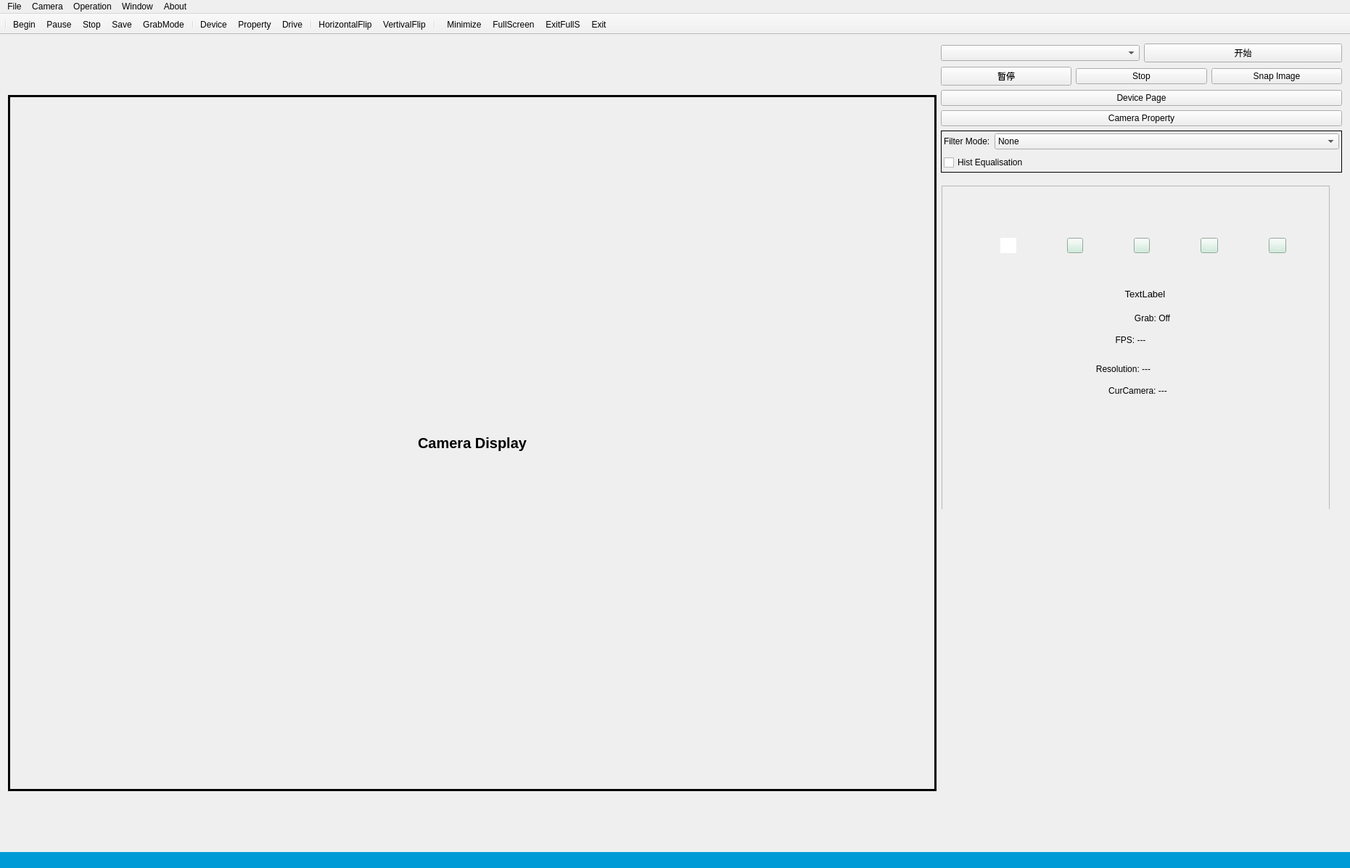
<?xml version="1.0" encoding="UTF-8"?>
<ui version="4.0">
 <class>Camera</class>
 <widget class="QMainWindow" name="Camera">
  <property name="geometry">
   <rect>
    <x>0</x>
    <y>0</y>
    <width>1861</width>
    <height>1197</height>
   </rect>
  </property>
  <property name="windowTitle">
   <string>Metal Wire Welding Console. Powered by W.R. HIT</string>
  </property>
  <property name="windowIcon">
   <iconset>
    <normaloff>Resources/Cool_Clash_Nepomuk_128px_1124521_easyicon.net.ico</normaloff>Resources/Cool_Clash_Nepomuk_128px_1124521_easyicon.net.ico</iconset>
  </property>
  <property name="tabShape">
   <enum>QTabWidget::Rounded</enum>
  </property>
  <widget class="QWidget" name="centralWidget">
   <layout class="QGridLayout" name="gridLayout_4">
    <item row="0" column="0" rowspan="3">
     <widget class="ImgLabel" name="imgLabel">
      <property name="minimumSize">
       <size>
        <width>1280</width>
        <height>960</height>
       </size>
      </property>
      <property name="maximumSize">
       <size>
        <width>1280</width>
        <height>960</height>
       </size>
      </property>
      <property name="font">
       <font>
        <family>Arial</family>
        <pointsize>15</pointsize>
        <weight>75</weight>
        <italic>false</italic>
        <bold>true</bold>
       </font>
      </property>
      <property name="autoFillBackground">
       <bool>false</bool>
      </property>
      <property name="frameShape">
       <enum>QFrame::Panel</enum>
      </property>
      <property name="lineWidth">
       <number>3</number>
      </property>
      <property name="midLineWidth">
       <number>1</number>
      </property>
      <property name="text">
       <string>Camera Display</string>
      </property>
      <property name="alignment">
       <set>Qt::AlignCenter</set>
      </property>
     </widget>
    </item>
    <item row="1" column="1">
     <widget class="ImageProc" name="lightControl" native="true">
      <widget class="QWidget" name="settingWidget" native="true">
       <property name="geometry">
        <rect>
         <x>-10</x>
         <y>0</y>
         <width>557</width>
         <height>960</height>
        </rect>
       </property>
       <layout class="QGridLayout" name="gridLayout_2">
        <item row="1" column="0">
         <widget class="QScrollArea" name="scrollArea">
          <property name="widgetResizable">
           <bool>true</bool>
          </property>
          <widget class="QWidget" name="scrollAreaWidgetContents">
           <property name="geometry">
            <rect>
             <x>0</x>
             <y>0</y>
             <width>537</width>
             <height>940</height>
            </rect>
           </property>
           <widget class="QWidget" name="buttonWidget" native="true">
            <property name="geometry">
             <rect>
              <x>10</x>
              <y>70</y>
              <width>539</width>
              <height>23</height>
             </rect>
            </property>
            <property name="styleSheet">
             <string notr="true"/>
            </property>
            <layout class="QGridLayout" name="gridLayout">
             <property name="leftMargin">
              <number>0</number>
             </property>
             <property name="topMargin">
              <number>0</number>
             </property>
             <property name="rightMargin">
              <number>0</number>
             </property>
             <property name="bottomMargin">
              <number>0</number>
             </property>
             <property name="spacing">
              <number>0</number>
             </property>
             <item row="1" column="2">
              <widget class="QToolButton" name="fullTool">
               <property name="styleSheet">
                <string notr="true">background:rgb(202,235,216);color: rgb(248, 248, 255);</string>
               </property>
               <property name="text">
                <string/>
               </property>
               <property name="icon">
                <iconset>
                 <normaloff>Resources/Full_Screen_128px_1145741_easyicon.net.ico</normaloff>Resources/Full_Screen_128px_1145741_easyicon.net.ico</iconset>
               </property>
               <property name="iconSize">
                <size>
                 <width>14</width>
                 <height>14</height>
                </size>
               </property>
              </widget>
             </item>
             <item row="1" column="3">
              <widget class="QToolButton" name="quitTool">
               <property name="styleSheet">
                <string notr="true">background:rgb(202,235,216);color: rgb(248, 248, 255);</string>
               </property>
               <property name="text">
                <string>...</string>
               </property>
               <property name="icon">
                <iconset>
                 <normaloff>Resources/Exit_Full_Screen_128px_1145742_easyicon.net.ico</normaloff>Resources/Exit_Full_Screen_128px_1145742_easyicon.net.ico</iconset>
               </property>
               <property name="iconSize">
                <size>
                 <width>14</width>
                 <height>14</height>
                </size>
               </property>
              </widget>
             </item>
             <item row="1" column="4">
              <widget class="QToolButton" name="exitTool">
               <property name="styleSheet">
                <string notr="true">background:rgb(202,235,216);color: rgb(248, 248, 255);</string>
               </property>
               <property name="text">
                <string>...</string>
               </property>
               <property name="icon">
                <iconset>
                 <normaloff>Resources/delete_exit_remove_72px_3782_easyicon.net.ico</normaloff>Resources/delete_exit_remove_72px_3782_easyicon.net.ico</iconset>
               </property>
               <property name="iconSize">
                <size>
                 <width>14</width>
                 <height>14</height>
                </size>
               </property>
              </widget>
             </item>
             <item row="1" column="1">
              <widget class="QToolButton" name="minimizeTool">
               <property name="styleSheet">
                <string notr="true">background:rgb(202,235,216);color: rgb(248, 248, 255);</string>
               </property>
               <property name="text">
                <string/>
               </property>
               <property name="icon">
                <iconset>
                 <normaloff>Resources/Minimize_128px_1178218_easyicon.net.ico</normaloff>Resources/Minimize_128px_1178218_easyicon.net.ico</iconset>
               </property>
               <property name="iconSize">
                <size>
                 <width>14</width>
                 <height>14</height>
                </size>
               </property>
              </widget>
             </item>
             <item row="1" column="0">
              <widget class="QToolButton" name="minimizeTool_2">
               <property name="styleSheet">
                <string notr="true">background:rgb(255,255,255);color: rgb(248, 248, 255);</string>
               </property>
               <property name="text">
                <string/>
               </property>
               <property name="icon">
                <iconset>
                 <normaloff>Resources/Cool_Clash_Nepomuk_128px_1124521_easyicon.net.ico</normaloff>Resources/Cool_Clash_Nepomuk_128px_1124521_easyicon.net.ico</iconset>
               </property>
               <property name="iconSize">
                <size>
                 <width>14</width>
                 <height>14</height>
                </size>
               </property>
               <property name="autoRaise">
                <bool>true</bool>
               </property>
              </widget>
             </item>
            </layout>
           </widget>
           <widget class="QPushButton" name="grabMode">
            <property name="geometry">
             <rect>
              <x>20</x>
              <y>170</y>
              <width>539</width>
              <height>24</height>
             </rect>
            </property>
            <property name="text">
             <string>Grab: Off</string>
            </property>
            <property name="icon">
             <iconset>
              <normaloff>Resources/Grab_128px_1186237_easyicon.net.ico</normaloff>Resources/Grab_128px_1186237_easyicon.net.ico</iconset>
            </property>
            <property name="iconSize">
             <size>
              <width>16</width>
              <height>16</height>
             </size>
            </property>
            <property name="flat">
             <bool>true</bool>
            </property>
           </widget>
           <widget class="QPushButton" name="cameraResolution">
            <property name="geometry">
             <rect>
              <x>-20</x>
              <y>240</y>
              <width>539</width>
              <height>24</height>
             </rect>
            </property>
            <property name="text">
             <string>Resolution: ---</string>
            </property>
            <property name="icon">
             <iconset>
              <normaloff>Resources/resolution_Monitors_Monitor_128px_515445_easyicon.net.ico</normaloff>Resources/resolution_Monitors_Monitor_128px_515445_easyicon.net.ico</iconset>
            </property>
            <property name="flat">
             <bool>true</bool>
            </property>
           </widget>
           <widget class="QPushButton" name="cameraModel">
            <property name="geometry">
             <rect>
              <x>0</x>
              <y>270</y>
              <width>539</width>
              <height>24</height>
             </rect>
            </property>
            <property name="text">
             <string>CurCamera: ---</string>
            </property>
            <property name="icon">
             <iconset>
              <normaloff>Resources/camera_digital_photography_72px_2_easyicon.net.ico</normaloff>Resources/camera_digital_photography_72px_2_easyicon.net.ico</iconset>
            </property>
            <property name="iconSize">
             <size>
              <width>16</width>
              <height>16</height>
             </size>
            </property>
            <property name="flat">
             <bool>true</bool>
            </property>
           </widget>
           <widget class="QPushButton" name="cameraFPS">
            <property name="geometry">
             <rect>
              <x>-10</x>
              <y>200</y>
              <width>539</width>
              <height>23</height>
             </rect>
            </property>
            <property name="text">
             <string>FPS: ---</string>
            </property>
            <property name="icon">
             <iconset>
              <normaloff>Resources/Chrome_Black_Frame_128px_1062903_easyicon.net.ico</normaloff>Resources/Chrome_Black_Frame_128px_1062903_easyicon.net.ico</iconset>
            </property>
            <property name="iconSize">
             <size>
              <width>15</width>
              <height>15</height>
             </size>
            </property>
            <property name="flat">
             <bool>true</bool>
            </property>
           </widget>
           <widget class="QLabel" name="timeLabel">
            <property name="geometry">
             <rect>
              <x>10</x>
              <y>140</y>
              <width>539</width>
              <height>16</height>
             </rect>
            </property>
            <property name="font">
             <font>
              <family>Arial</family>
              <pointsize>10</pointsize>
              <weight>50</weight>
              <italic>false</italic>
              <bold>false</bold>
             </font>
            </property>
            <property name="frameShape">
             <enum>QFrame::NoFrame</enum>
            </property>
            <property name="text">
             <string>TextLabel</string>
            </property>
            <property name="alignment">
             <set>Qt::AlignCenter</set>
            </property>
           </widget>
          </widget>
         </widget>
        </item>
       </layout>
      </widget>
     </widget>
    </item>
    <item row="0" column="1">
     <widget class="QWidget" name="cameraWidget" native="true">
      <property name="minimumSize">
       <size>
        <width>0</width>
        <height>170</height>
       </size>
      </property>
      <property name="maximumSize">
       <size>
        <width>16777215</width>
        <height>180</height>
       </size>
      </property>
      <layout class="QGridLayout" name="gridLayout_3">
       <property name="leftMargin">
        <number>0</number>
       </property>
       <property name="topMargin">
        <number>1</number>
       </property>
       <property name="rightMargin">
        <number>0</number>
       </property>
       <property name="bottomMargin">
        <number>1</number>
       </property>
       <item row="0" column="0">
        <layout class="QVBoxLayout" name="verticalLayout">
         <item>
          <layout class="QHBoxLayout" name="horizontalLayout">
           <item>
            <widget class="QComboBox" name="selectBox"/>
           </item>
           <item>
            <widget class="QPushButton" name="liveButton">
             <property name="text">
              <string>开始</string>
             </property>
            </widget>
           </item>
          </layout>
         </item>
         <item>
          <layout class="QHBoxLayout" name="horizontalLayout_2">
           <item>
            <widget class="QPushButton" name="pauseButton">
             <property name="text">
              <string>暂停</string>
             </property>
            </widget>
           </item>
           <item>
            <widget class="QPushButton" name="stopButton">
             <property name="text">
              <string>Stop</string>
             </property>
            </widget>
           </item>
           <item>
            <widget class="QPushButton" name="snapButton">
             <property name="text">
              <string>Snap Image</string>
             </property>
            </widget>
           </item>
          </layout>
         </item>
         <item>
          <widget class="QPushButton" name="deviceButton">
           <property name="text">
            <string>Device Page</string>
           </property>
          </widget>
         </item>
         <item>
          <widget class="QPushButton" name="settingButton">
           <property name="text">
            <string>Camera Property</string>
           </property>
          </widget>
         </item>
         <item>
          <widget class="QFrame" name="frame">
           <property name="frameShape">
            <enum>QFrame::Box</enum>
           </property>
           <property name="frameShadow">
            <enum>QFrame::Plain</enum>
           </property>
           <layout class="QGridLayout" name="gridLayout_5">
            <property name="leftMargin">
             <number>3</number>
            </property>
            <property name="topMargin">
             <number>1</number>
            </property>
            <property name="rightMargin">
             <number>3</number>
            </property>
            <property name="bottomMargin">
             <number>1</number>
            </property>
            <item row="0" column="0">
             <widget class="QLabel" name="filterLabel">
              <property name="text">
               <string>Filter Mode:</string>
              </property>
             </widget>
            </item>
            <item row="0" column="1" colspan="2">
             <widget class="QComboBox" name="filterComboBox">
              <item>
               <property name="text">
                <string>None</string>
               </property>
              </item>
              <item>
               <property name="text">
                <string>Gauss</string>
               </property>
              </item>
              <item>
               <property name="text">
                <string>Homogeneous</string>
               </property>
              </item>
              <item>
               <property name="text">
                <string>Median</string>
               </property>
              </item>
              <item>
               <property name="text">
                <string>Bilatrial</string>
               </property>
              </item>
             </widget>
            </item>
            <item row="1" column="0" colspan="2">
             <widget class="QCheckBox" name="histCheckBox">
              <property name="text">
               <string>Hist Equalisation</string>
              </property>
             </widget>
            </item>
            <item row="1" column="2">
             <spacer name="horizontalSpacer">
              <property name="orientation">
               <enum>Qt::Horizontal</enum>
              </property>
              <property name="sizeHint" stdset="0">
               <size>
                <width>413</width>
                <height>20</height>
               </size>
              </property>
             </spacer>
            </item>
           </layout>
          </widget>
         </item>
        </layout>
       </item>
      </layout>
     </widget>
    </item>
   </layout>
  </widget>
  <widget class="QToolBar" name="mainToolBar">
   <property name="movable">
    <bool>false</bool>
   </property>
   <property name="allowedAreas">
    <set>Qt::NoToolBarArea</set>
   </property>
   <attribute name="toolBarArea">
    <enum>TopToolBarArea</enum>
   </attribute>
   <attribute name="toolBarBreak">
    <bool>false</bool>
   </attribute>
   <addaction name="separator"/>
   <addaction name="actionBegin"/>
   <addaction name="actionPause"/>
   <addaction name="actionStop"/>
   <addaction name="actionSave"/>
   <addaction name="actionGrabMode"/>
   <addaction name="separator"/>
   <addaction name="actionCamrera"/>
   <addaction name="actionSettings"/>
   <addaction name="actionDrive"/>
   <addaction name="separator"/>
   <addaction name="actionHorizontalFlip"/>
   <addaction name="actionVertivalFlip"/>
   <addaction name="separator"/>
  </widget>
  <widget class="QStatusBar" name="statusBar">
   <property name="styleSheet">
    <string notr="true">background:rgb(0, 154, 215);color: rgb(248, 248, 255);</string>
   </property>
  </widget>
  <widget class="QToolBar" name="toolBar">
   <property name="windowTitle">
    <string>toolBar</string>
   </property>
   <property name="layoutDirection">
    <enum>Qt::LeftToRight</enum>
   </property>
   <property name="movable">
    <bool>false</bool>
   </property>
   <property name="allowedAreas">
    <set>Qt::NoToolBarArea</set>
   </property>
   <property name="orientation">
    <enum>Qt::Horizontal</enum>
   </property>
   <property name="toolButtonStyle">
    <enum>Qt::ToolButtonFollowStyle</enum>
   </property>
   <property name="floatable">
    <bool>false</bool>
   </property>
   <attribute name="toolBarArea">
    <enum>TopToolBarArea</enum>
   </attribute>
   <attribute name="toolBarBreak">
    <bool>false</bool>
   </attribute>
   <addaction name="actionMinimize"/>
   <addaction name="actionFullScreen"/>
   <addaction name="actionExitFullS"/>
   <addaction name="actionExit"/>
  </widget>
  <widget class="QMenuBar" name="menuBar">
   <property name="geometry">
    <rect>
     <x>0</x>
     <y>0</y>
     <width>1861</width>
     <height>23</height>
    </rect>
   </property>
   <property name="styleSheet">
    <string notr="true"/>
   </property>
   <widget class="QMenu" name="menuFile">
    <property name="title">
     <string>File</string>
    </property>
    <addaction name="actionSave"/>
    <addaction name="actionExit"/>
   </widget>
   <widget class="QMenu" name="menuPreview">
    <property name="title">
     <string>Window</string>
    </property>
    <addaction name="actionMinimize"/>
    <addaction name="actionFullScreen"/>
    <addaction name="actionExitFullS"/>
   </widget>
   <widget class="QMenu" name="menuSettings">
    <property name="title">
     <string>Camera</string>
    </property>
    <addaction name="actionPath"/>
    <addaction name="actionSettings"/>
    <addaction name="actionCamrera"/>
    <addaction name="actionDrive"/>
   </widget>
   <widget class="QMenu" name="menuAbout">
    <property name="title">
     <string>About</string>
    </property>
    <addaction name="actionAbout_Qt"/>
   </widget>
   <widget class="QMenu" name="menuOperation">
    <property name="title">
     <string>Operation</string>
    </property>
    <addaction name="actionBegin"/>
    <addaction name="actionStop"/>
    <addaction name="actionPause"/>
    <addaction name="actionGrabMode"/>
    <addaction name="actionVertivalFlip"/>
    <addaction name="actionHorizontalFlip"/>
   </widget>
   <addaction name="menuFile"/>
   <addaction name="menuSettings"/>
   <addaction name="menuOperation"/>
   <addaction name="menuPreview"/>
   <addaction name="menuAbout"/>
  </widget>
  <action name="actionBegin">
   <property name="icon">
    <iconset>
     <normaloff>Resources/start_128px_1169786_easyicon.net.ico</normaloff>Resources/start_128px_1169786_easyicon.net.ico</iconset>
   </property>
   <property name="text">
    <string>Begin</string>
   </property>
   <property name="toolTip">
    <string>Start live</string>
   </property>
   <property name="statusTip">
    <string>Set the camera to the live mode</string>
   </property>
  </action>
  <action name="actionStop">
   <property name="icon">
    <iconset>
     <normaloff>Resources/stop_128px_1187740_easyicon.net.ico</normaloff>Resources/stop_128px_1187740_easyicon.net.ico</iconset>
   </property>
   <property name="text">
    <string>Stop</string>
   </property>
   <property name="toolTip">
    <string>Stop live</string>
   </property>
   <property name="statusTip">
    <string>Stop the live mode </string>
   </property>
  </action>
  <action name="actionSave">
   <property name="icon">
    <iconset>
     <normaloff>Resources/image_picture_128px_1187880_easyicon.net.ico</normaloff>Resources/image_picture_128px_1187880_easyicon.net.ico</iconset>
   </property>
   <property name="text">
    <string>Save</string>
   </property>
   <property name="toolTip">
    <string>Save image</string>
   </property>
   <property name="statusTip">
    <string>Snap an image and save it</string>
   </property>
  </action>
  <action name="actionSettings">
   <property name="icon">
    <iconset>
     <normaloff>Resources/show_property_128px_1169865_easyicon.net.ico</normaloff>Resources/show_property_128px_1169865_easyicon.net.ico</iconset>
   </property>
   <property name="text">
    <string>Property</string>
   </property>
   <property name="toolTip">
    <string>Camera settings</string>
   </property>
   <property name="statusTip">
    <string>Open the camera property page</string>
   </property>
  </action>
  <action name="actionVertivalFlip">
   <property name="icon">
    <iconset>
     <normaloff>Resources/object_flip_vertical_128px_571998_easyicon.net.ico</normaloff>Resources/object_flip_vertical_128px_571998_easyicon.net.ico</iconset>
   </property>
   <property name="text">
    <string>VertivalFlip</string>
   </property>
   <property name="toolTip">
    <string>Flip the image vertically</string>
   </property>
   <property name="statusTip">
    <string>Flip the image vertically</string>
   </property>
  </action>
  <action name="actionHorizontalFlip">
   <property name="icon">
    <iconset>
     <normaloff>Resources/object_flip_horizontal_128px_571997_easyicon.net.ico</normaloff>Resources/object_flip_horizontal_128px_571997_easyicon.net.ico</iconset>
   </property>
   <property name="text">
    <string>HorizontalFlip</string>
   </property>
   <property name="toolTip">
    <string>Flip the image horizontally</string>
   </property>
   <property name="statusTip">
    <string>Flip the image horizontally</string>
   </property>
  </action>
  <action name="actionPause">
   <property name="icon">
    <iconset>
     <normaloff>Resources/Pause_128px_1142783_easyicon.net.ico</normaloff>Resources/Pause_128px_1142783_easyicon.net.ico</iconset>
   </property>
   <property name="text">
    <string>Pause</string>
   </property>
   <property name="toolTip">
    <string>Pause live</string>
   </property>
   <property name="statusTip">
    <string>Pause the image of camera</string>
   </property>
  </action>
  <action name="actionAbout_Qt">
   <property name="icon">
    <iconset>
     <normaloff>Resources/assistant_qt_128px_1171940_easyicon.net.ico</normaloff>Resources/assistant_qt_128px_1171940_easyicon.net.ico</iconset>
   </property>
   <property name="text">
    <string>About Qt</string>
   </property>
  </action>
  <action name="actionCamrera">
   <property name="icon">
    <iconset>
     <normaloff>Resources/camera_128px_1163686_easyicon.net.ico</normaloff>Resources/camera_128px_1163686_easyicon.net.ico</iconset>
   </property>
   <property name="text">
    <string>Device</string>
   </property>
   <property name="toolTip">
    <string>Camera device page</string>
   </property>
   <property name="statusTip">
    <string>Open the camera device page</string>
   </property>
  </action>
  <action name="actionExit">
   <property name="icon">
    <iconset>
     <normaloff>Resources/delete_exit_remove_72px_3782_easyicon.net.ico</normaloff>Resources/delete_exit_remove_72px_3782_easyicon.net.ico</iconset>
   </property>
   <property name="text">
    <string>Exit</string>
   </property>
   <property name="toolTip">
    <string>Exit app</string>
   </property>
   <property name="statusTip">
    <string>Exit application</string>
   </property>
  </action>
  <action name="actionExitFullS">
   <property name="icon">
    <iconset>
     <normaloff>Resources/Exit_Full_Screen_128px_1145742_easyicon.net.ico</normaloff>Resources/Exit_Full_Screen_128px_1145742_easyicon.net.ico</iconset>
   </property>
   <property name="text">
    <string>ExitFullS</string>
   </property>
   <property name="toolTip">
    <string>Exit full screen</string>
   </property>
   <property name="statusTip">
    <string>Exit the full screen mode</string>
   </property>
  </action>
  <action name="actionFullScreen">
   <property name="icon">
    <iconset>
     <normaloff>Resources/Full_Screen_128px_1145741_easyicon.net.ico</normaloff>Resources/Full_Screen_128px_1145741_easyicon.net.ico</iconset>
   </property>
   <property name="text">
    <string>FullScreen</string>
   </property>
   <property name="toolTip">
    <string>Full Screen</string>
   </property>
   <property name="statusTip">
    <string>Enable the full screen mode</string>
   </property>
  </action>
  <action name="actionDrive">
   <property name="icon">
    <iconset>
     <normaloff>Resources/USB_Drive_128px_1115799_easyicon.net.ico</normaloff>Resources/USB_Drive_128px_1115799_easyicon.net.ico</iconset>
   </property>
   <property name="text">
    <string>Drive</string>
   </property>
   <property name="toolTip">
    <string>Open the camera drive program</string>
   </property>
  </action>
  <action name="actionPath">
   <property name="icon">
    <iconset>
     <normaloff>Resources/path_128px_1176023_easyicon.net.ico</normaloff>Resources/path_128px_1176023_easyicon.net.ico</iconset>
   </property>
   <property name="text">
    <string>Path</string>
   </property>
   <property name="toolTip">
    <string>Set the path of camera</string>
   </property>
  </action>
  <action name="actionMinimize">
   <property name="icon">
    <iconset>
     <normaloff>Resources/Minimize_128px_1178218_easyicon.net.ico</normaloff>Resources/Minimize_128px_1178218_easyicon.net.ico</iconset>
   </property>
   <property name="text">
    <string>Minimize</string>
   </property>
   <property name="toolTip">
    <string>Minimize the window</string>
   </property>
  </action>
  <action name="actionGrabMode">
   <property name="icon">
    <iconset>
     <normaloff>Resources/grab1.ico</normaloff>Resources/grab1.ico</iconset>
   </property>
   <property name="text">
    <string>GrabMode</string>
   </property>
   <property name="toolTip">
    <string>Grab Mode</string>
   </property>
  </action>
 </widget>
 <layoutdefault spacing="6" margin="11"/>
 <customwidgets>
  <customwidget>
   <class>ImageProc</class>
   <extends>QWidget</extends>
   <header>imageproc.h</header>
   <container>1</container>
  </customwidget>
  <customwidget>
   <class>ImgLabel</class>
   <extends>QLabel</extends>
   <header>imglabel.h</header>
  </customwidget>
 </customwidgets>
 <resources/>
 <connections/>
</ui>
